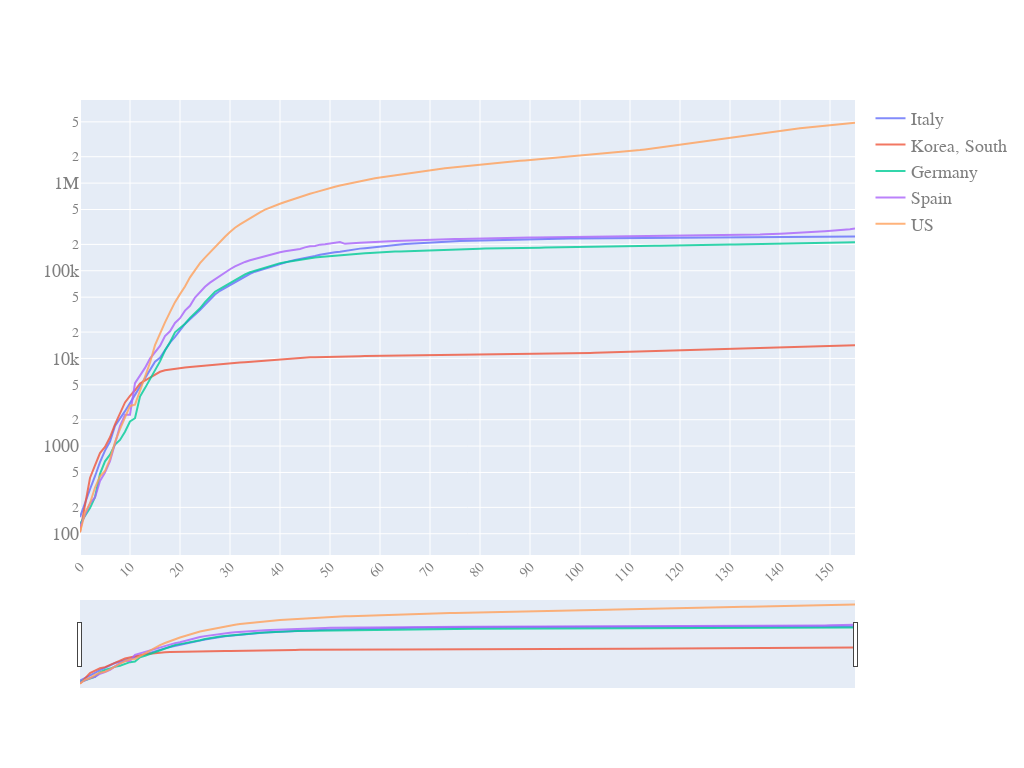

The notebook cell this image was saved under:
### Code cell
quick_plot(df_analyse.date,
           df_analyse.iloc[:156,3:-1],
           y_scale='log',
           slider=True)

### Figure 1 — Plotly figure (JSON) as saved in the notebook; plotly's stock layout.template omitted (floating-point values rounded to 4 significant figures; data arrays with more than 128 entries replaced by an {"elided": "..."} marker saying what was removed)
{"data": [{"name": "Italy", "opacity": 0.8, "type": "scatter", "x": {"elided": "171 int values"}, "y": {"elided": "156 int values"}}, {"name": "Korea, South", "opacity": 0.8, "type": "scatter", "x": {"elided": "171 int values"}, "y": {"elided": "156 int values"}}, {"name": "Germany", "opacity": 0.8, "type": "scatter", "x": {"elided": "171 int values"}, "y": {"elided": "156 int values"}}, {"name": "Spain", "opacity": 0.8, "type": "scatter", "x": {"elided": "171 int values"}, "y": {"elided": "156 int values"}}, {"name": "US", "opacity": 0.8, "type": "scatter", "x": {"elided": "171 int values"}, "y": {"elided": "156 int values"}}], "layout": {"autosize": true, "font": {"color": "#7f7f7f", "family": "PT Sans, monospace", "size": 18}, "height": 768, "width": 1024, "xaxis": {"nticks": 20, "rangeslider": {"visible": true}, "tickangle": -45, "tickfont": {"color": "#7f7f7f", "size": 14}}, "yaxis": {"type": "log"}}}
